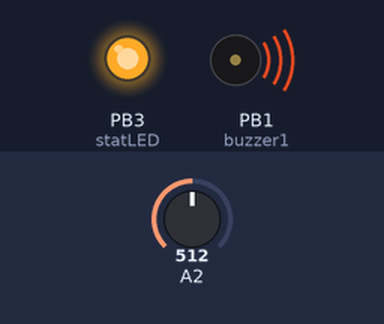
The sketch below on a simulated ATtiny85, built with avr-gcc and run on an emulated ATtiny85. Shown: output pins drawn as LEDs (lit = HIGH), buzzer (waves = sounding). The test bench sets the inputs (shaded band); at power-on: A2 = 512. Sleep ends after the set time or at an interrupt; random numbers use the default seed unless the sketch sets one; pins used as bus, display or sensor lines are not drawn.

Above: at 2.0 s.
At 2.89 s:
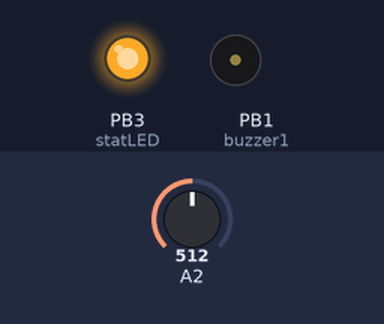
At 13.9 s:
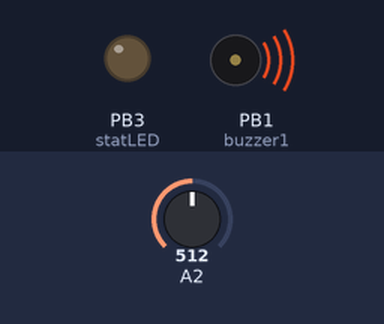
At 37.4 s:
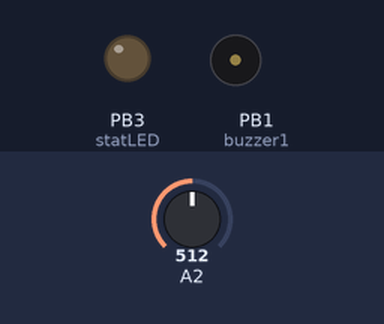
Timing chart, 0 to 38.9 s (numbered marks = the images above):
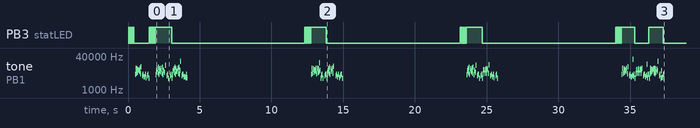

The sketch:

Chirp.ino
```cpp
//#define   F_CPU   1000000UL
#include <util/delay.h>
#include <avr/sleep.h> //Needed for sleep_mode
#include <avr/wdt.h> //Needed to enable/disable watch dog timer


//#include <SoftwareSerial.h>

//SoftwareSerial mySerial(2, 1); // RX, TX

//Pin definitions for regular Arduino Uno (used during development)
/*
const byte buzzer1 = 8;
const byte statLED = 13;
const byte waterSensor = A0;
const byte waterSensorPower = 7; //the digital pin for the moisture probe power (you power intermittent as to reduce corrosion)
*/


const byte buzzer1 = 1;//5;//1; //the digital pin for the piezo speaker
const byte statLED = 3;//6;//0; // for indications
const byte waterSensor = 2;//A4;//4; //the analog pin for the moisture probe (take reading only after turning on power pin)
const byte waterSensorPower = 0; //the digital pin for the moisture probe power (you power intermittent as to reduce corrosion)
//int watchdog_counter = 0;


//Pin definitions for ATtiny
/*const byte buzzer1 = 0;
const byte buzzer2 = 1;
const byte statLED = 4;
const byte waterSensor = A1;*/

//Variables

//This is the average analog value found during startup. Usually ~995
//When hit with water, the analog value will drop to ~400. A diff of 100 is good.
int minWetness = 0;
//int maxDifference = 0; //A diff of more than 100 in the analog value will trigger the system.

  int timesWithoutAlarm = 0; //track number of times havent had an issue so can go deeper
  int timesBeforeDeepSleep = 5; //number of times to not have an issue before going deeper


//This runs each time the watch dog wakes us up from sleep
ISR(WDT_vect) {
  //Don't do anything. This is just here so that we wake up.
  //watchdog_counter++;
}


//Read sensor
int readSensorAvg(){
  int wetness = 0;

  //boot sensor power
  digitalWrite(waterSensorPower,HIGH);
  delay(50); //stabalise, may not be needed
  for(int x = 0 ; x < 8 ; x++)
    {
      wetness += analogRead(waterSensor);

      //During power up, blink the LED to let the world know we're alive
      if(digitalRead(statLED) == LOW)
        digitalWrite(statLED, HIGH);
      else
        digitalWrite(statLED, LOW);

      delay(50);
    }
    digitalWrite(waterSensorPower,LOW);
  wetness /= 8;
  wetness = map(wetness, 0, 1023, 0, 100);
  return wetness;
}


long readVcc() {
  // Read 1.1V reference against AVcc
  // set the reference to Vcc and the measurement to the internal 1.1V reference
  //#if defined(__AVR_ATmega32U4__) || defined(__AVR_ATmega1280__) || defined(__AVR_ATmega2560__)
  //  ADMUX = _BV(REFS0) | _BV(MUX4) | _BV(MUX3) | _BV(MUX2) | _BV(MUX1);
  //#elif defined (__AVR_ATtiny24__) || defined(__AVR_ATtiny44__) || defined(__AVR_ATtiny84__)
  //  ADMUX = _BV(MUX5) | _BV(MUX0);
  //#elif defined (__AVR_ATtiny25__) || defined(__AVR_ATtiny45__) || defined(__AVR_ATtiny85__)
    ADMUX = _BV(MUX3) | _BV(MUX2);
  //#else
  //  ADMUX = _BV(REFS0) | _BV(MUX3) | _BV(MUX2) | _BV(MUX1);
  //#endif

  delay(2); // Wait for Vref to settle
  ADCSRA |= _BV(ADSC); // Start conversion
  while (bit_is_set(ADCSRA,ADSC)); // measuring

  uint8_t low  = ADCL; // must read ADCL first - it then locks ADCH
  uint8_t high = ADCH; // unlocks both

  long result = (high<<8) | low;

  result = 1125300L / result; // Calculate Vcc (in mV); 1125300 = 1.1*1023*1000
  return result; // Vcc in millivolts
}


void setup()
{

  //Setup the processor speed
  //This doesn't work now, set via bootloader
  /*
  cli();
  CLKPR = (1<<CLKPCE);
  CLKPR = (0<<CLKPS0);
  CLKPR = (0<<CLKPS1);
  CLKPR = (1<<CLKPS2);
  CLKPR = (0<<CLKPS3);
  sei();
  */

  //Configure IO
  pinMode(buzzer1, OUTPUT);
  pinMode(statLED, OUTPUT);
  pinMode(waterSensorPower, OUTPUT);

  //pinMode(waterSensor, INPUT_PULLUP);
  pinMode(2, INPUT); //When setting the pin mode we have to use 2 instead of A1
  digitalWrite(2, HIGH); //Hack for getting around INPUT_PULLUP

  //mySerial.begin(9600);
  //mySerial.println("Wet Sensor");

  //Take a series of readings from the water sensor and average them
  minWetness = readSensorAvg(); //10 is buffer

  //mySerial.print("minWetness: ");
  //mySerial.println(minWetness);

  //During power up, beep the buzzer to verify function
  alarmSound();
  //delay(100);
  //alarmSound();

  digitalWrite(buzzer1, LOW);
  digitalWrite(statLED, LOW);


  //Power down various bits of hardware to lower power usage
  set_sleep_mode(SLEEP_MODE_PWR_DOWN); //Power down everything, wake up from WDT
  sleep_enable();

}

void loop()
{


  //Check for water
  ADCSRA |= (1<<ADEN); //Enable ADC


  int wetnessRead = readSensorAvg();


  //mySerial.print("minWetness: ");
  //mySerial.print(minWetness);
  //mySerial.print("Now: ");
  //mySerial.println(wetnessRead);


  if(wetnessRead <  minWetness+15) //Are we too Dry? 5 buffer as may not get as dry

  {
    wdt_disable(); //Turn off the WDT!!

    long startTime = millis(); //Record the current time
    long timeSinceBlink = millis(); //Record the current time for blinking
    timesWithoutAlarm=0; //alarm was triggered, track it
    digitalWrite(statLED, HIGH); //Start out with the LED on

    //Loop until we don't detect DRYNESS AND 2 seconds of CHIRP have completed
    while((millis() - startTime) < 2000)
    {
      alarmSound(); //Make noise!!

      if(millis() - timeSinceBlink > 100) //Toggle the LED every 100ms
      {
        timeSinceBlink = millis();

        if(digitalRead(statLED) == LOW)
          digitalWrite(statLED, HIGH);
        else
          digitalWrite(statLED, LOW);
      }

      //sleep here for shorter time
      //use delay for now TODO:REPLACE!
      //delay(5000);


      //waterDifference = abs(analogRead(waterSensor) - minWetness); //Take a new reading
      //wetnessRead = analogRead(waterSensor);

      //mySerial.print("minWetness: ");
      //mySerial.print(minWetness);
      //mySerial.print("Now: ");
      //mySerial.println(wetnessRead);
    } //Loop until we don't detect water AND 2 seconds of alarm have completed

    digitalWrite(buzzer1, LOW);
    digitalWrite(statLED, LOW); //No more alarm. Turn off LED
  } else {
    timesWithoutAlarm++; //didn't detect dryness,

  }


     //BATTERY WARNING: Chirp about battery warning here
     //Push out after thourough testing, would cause annoyance if wrong
      if (readVcc() < 2100){ //check voltage, Attiny stops at 1800mV, alarm less than 2100mV //set to 2800 for AtTiny85-20PU, set to 2100mV for AtTiny85V-10PU
        tweet(random(2,6),2);
      }

  //go to sleep for a bit

 //if this is the first bit, only go to sleep a little


//if havent alarmed for last 6 times go deep

  if (timesWithoutAlarm < timesBeforeDeepSleep){
    //lite sleep
      ADCSRA &= ~(1<<ADEN); //Disable ADC, saves ~230uA
      setup_watchdog(9); //Setup watchdog to go off after 1sec
      sleep_mode(); //Go to sleep! Wake up 1sec later and check water

  }else{


    //deep sleep
    for (int i=0; i <= 6; i++){ //i is number of 9 second groups
        ADCSRA &= ~(1<<ADEN); //Disable ADC, saves ~230uA
        setup_watchdog(9); //Setup watchdog to go off after 1sec
        sleep_mode(); //Go to sleep! Wake up 1sec later and check water
    }
  }


}

//This is just a unique (annoying) sound we came up with, there is no magic to it
//Comes from the Simon Says game/kit actually: https://www.sparkfun.com/products/10547
//250us to 79us
void alarmSound(void)
{


   highChirp(random(5,9),random(3,8));
   delay(random(50,120));
   lowChirp(random(20,50)*4,random(2,5));
   delay(random(100));
   //tweet(random(2,6),2);
  lowChirp(random(20,50)*4,2);


}


void highChirp(int intensity, int chirpsNumber){
  int i;
  int x;

  for(int veces=0; veces<=chirpsNumber; veces++){
    for (i=100; i>0; i--){
     for  (x=0; x<intensity;  x++){
       digitalWrite (buzzer1,HIGH);
       delayMicroseconds (i);
       digitalWrite (buzzer1,LOW);
       delayMicroseconds (i);
     }
    }
  }
}

void lowChirp(int intensity, int chirpsNumber){
int i;
int x;

for(int veces=0; veces<=chirpsNumber; veces++){

for (i=0; i<200; i++)
{
   digitalWrite (buzzer1,HIGH);
   delayMicroseconds(i);
   digitalWrite(buzzer1,LOW);
   delayMicroseconds(i);
  }

  for (i=90; i>80; i--)
  {
   for  ( x=0; x<5;  x++)
   {
   digitalWrite (buzzer1,HIGH);
   delayMicroseconds (i);
   digitalWrite (buzzer1,LOW);
   delayMicroseconds (i);
   }
  }
}
}

void tweet(int intensity, int chirpsNumber){

  int i;
  int x;

  //normal chirpsNumber 3, normal intensity 5

  for(int veces=0; veces<chirpsNumber; veces++){

    for (int i=80; i>0; i--){
     for  (int x=0; x<intensity;  x++){
       digitalWrite (buzzer1,HIGH);
       delayMicroseconds (i);
       digitalWrite (buzzer1,LOW);
       delayMicroseconds (i);
     }
    }
  }
}


//Sets the watchdog timer to wake us up, but not reset
//0=16ms, 1=32ms, 2=64ms, 3=128ms, 4=250ms, 5=500ms
//6=1sec, 7=2sec, 8=4sec, 9=8sec
//From: http://interface.khm.de/index.php/lab/experiments/sleep_watchdog_battery/
void setup_watchdog(int timerPrescaler) {

  if (timerPrescaler > 9 ) timerPrescaler = 9; //Limit incoming amount to legal settings

  byte bb = timerPrescaler & 7;
  if (timerPrescaler > 7) bb |= (1<<5); //Set the special 5th bit if necessary

  //This order of commands is important and cannot be combined
  MCUSR &= ~(1<<WDRF); //Clear the watch dog reset
  WDTCR |= (1<<WDCE) | (1<<WDE); //Set WD_change enable, set WD enable
  WDTCR = bb; //Set new watchdog timeout value
  WDTCR |= _BV(WDIE); //Set the interrupt enable, this will keep unit from resetting after each int
}
```

Measured:
- by itself, tone on PB1 (buzzer1): plays 5506 Hz for 0.04 s, 10521 Hz for 0.04 s, 6096 Hz for 0.04 s, 10008 Hz for 0.04 s, 6955 Hz for 0.04 s, 9229 Hz for 0.04 s … (203 notes in this stretch)
